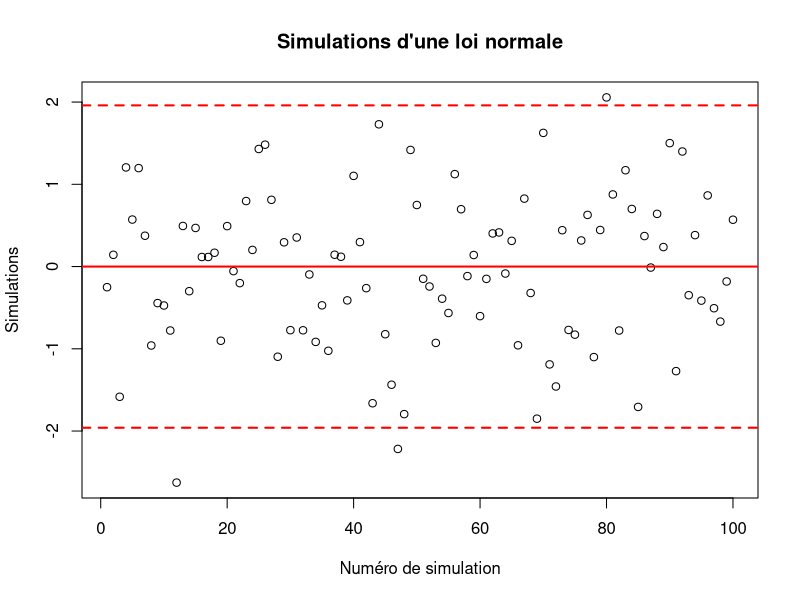
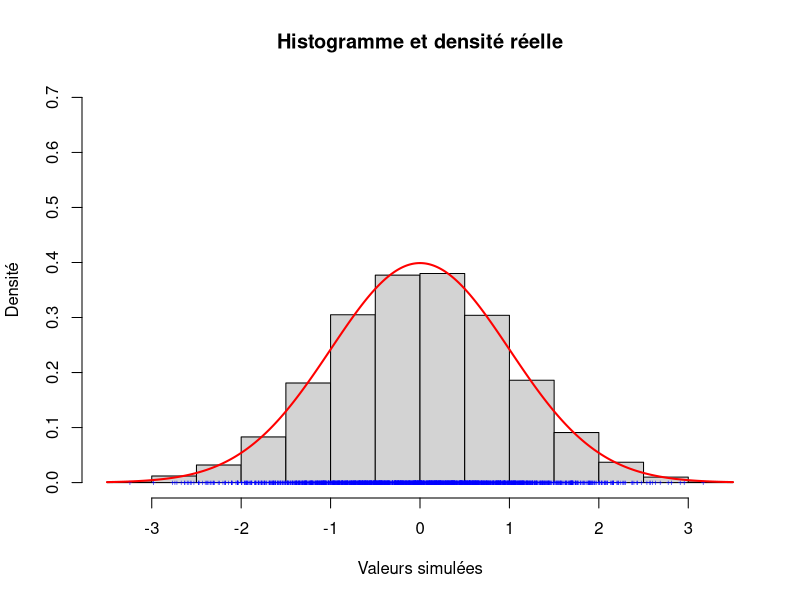
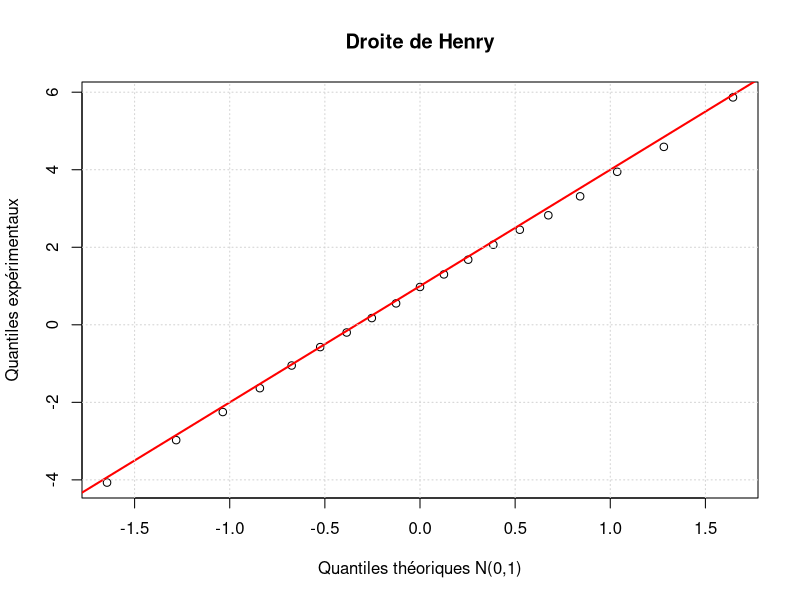
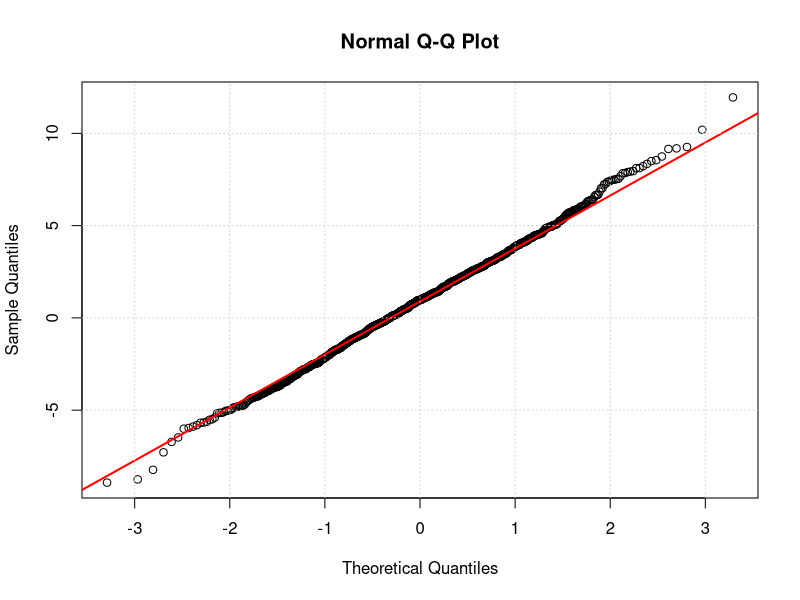
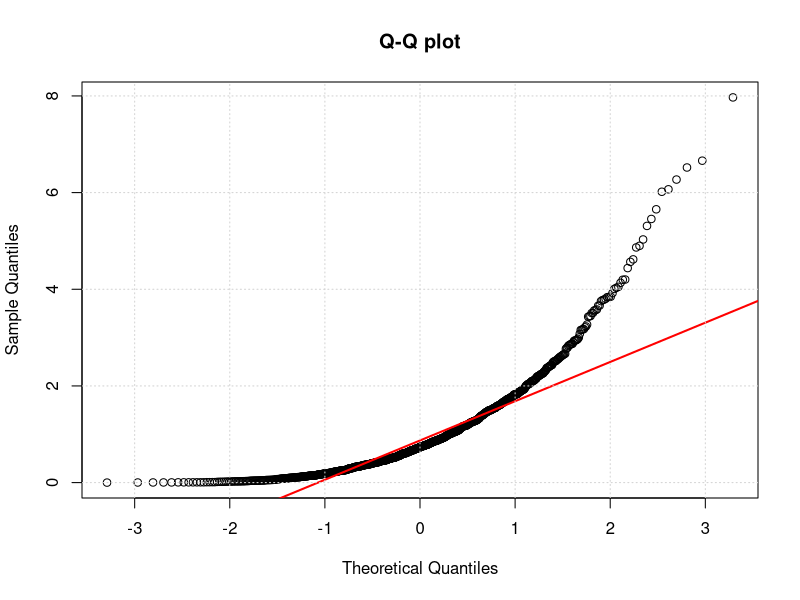
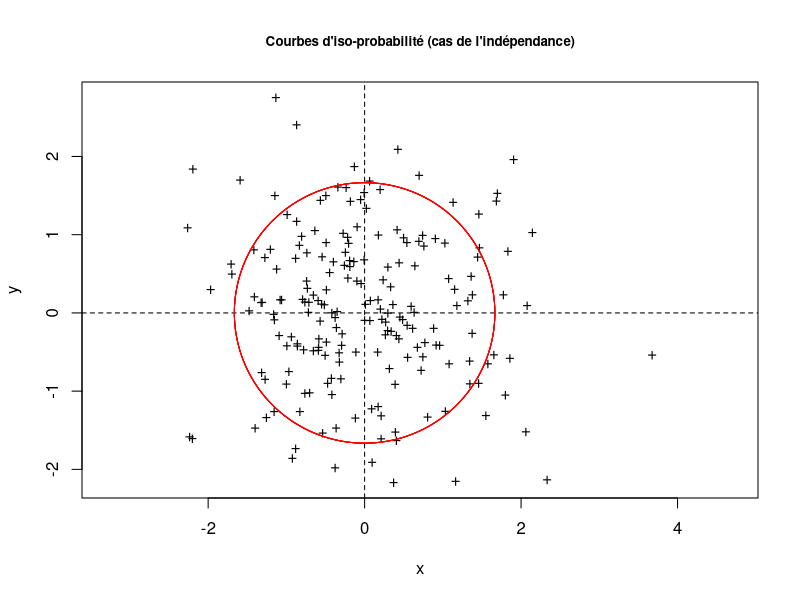
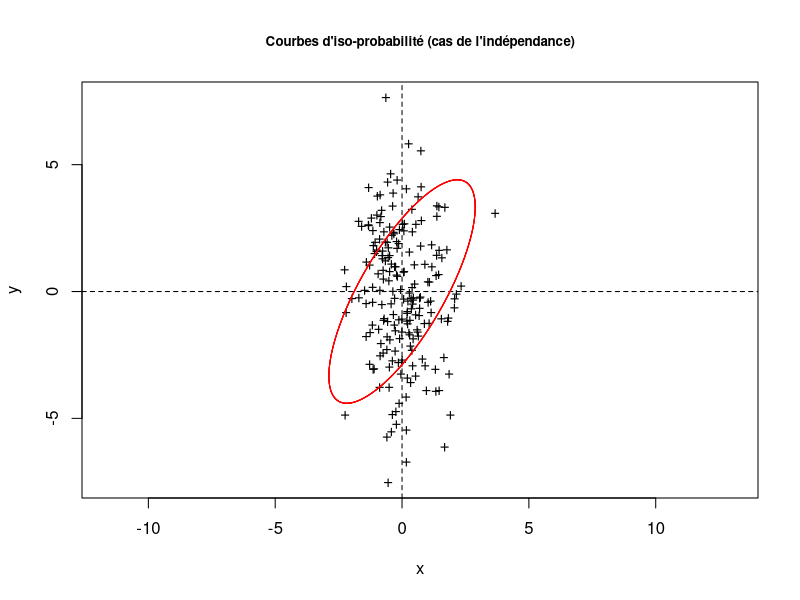

Reproduce these figures in R, in order. (Note: this script raises an error after producing the figures.)
# TP0 - UP1 Probabilités Avancées
# Majeure Science des Données 2020-2021

# Question 1
# Simulation d'une loi normale N(0,1) (loi normale centrée-réduite ou standard)

mu <- 0     # moyenne
sigma <- 1  # écart-type = racine carrée de la variance
nb.tirages <- 100  # nombre de tirages aléatoires = taille échantillon simulé

# Utilisation du générateur de nombre normal rnorm : "r = random" et "norm = normal"

x.simu <- rnorm(n=nb.tirages, mean=mu, sd=sigma)

# Visualisation des données simulées

plot(1:nb.tirages, x.simu, xlab="Numéro de simulation", ylab="Simulations",
     main="Simulations d'une loi normale")
abline(h=mu, lty=1, col="red", lwd=2)   # lty = line type (1 par défaut)
abline(h=1.96, lty=2, col="red", lwd=2) # lwd = line width (1 par défaut)
abline(h=-1.96, lty=2, col="red", lwd=2)

# Question 2
# Histogramme : on utilise breaks pour jouer sur le nombre de classes et l'option
# freq = FALSE pour le normaliser (densité de probabilité)

nb.tirages <- 2000
x.simu <- rnorm(n=nb.tirages, mean=mu, sd=sigma)
hist(x.simu, breaks=20, freq=FALSE, xlab="Valeurs simulées", ylab="Densité",
     main="",ylim=c(0,0.7))
points(x.simu, rep(0,nb.tirages), pch='+', cex=0.5, col="blue") # cex = coeff. expansion
maxx = mu + 3.5*sigma
minx = mu - 3.5*sigma
x.grid <- seq(minx, maxx, 0.01)
fd <- dnorm(x.grid, mean=mu, sd=sigma) # dnorm pour densité normale : "d = density"
lines(x.grid, fd, col="red", lwd=2)
title("Histogramme et densité réelle")

# 绘制出n个点的rnorm分布（类似正太，n越大越是正态）
# 绘制n个正太分布的点在x轴上投影分布的情况
# 绘制正太分布密度函数的直线（这是理想情况）
# rnorm（需要点的个数n）生成正态分布点的坐标 dnorm(需要点的坐标）生成理想的正太密度分布

# Question 3
# Quantiles théoriques d'une loi normale N(0, 1)

probas <- c(0.025, 0.25, 0.5, 0.75, 0.975)
q <- qnorm(probas, mean=0, sd=1) # quantiles théoriques : "q = quantile"
print(round(q,2))#取两位小数
#求出c（）中的概率所对应的x坐标 ----求出q

# Vérification à l'aide de la fonction de répartition F définie par:
# q -> p = P(X <= q) (cumulative distribution function ou cdf)

probas.q  <- pnorm(q, mean=0, sd=1) # cdf : "p = probability"
print(probas.q)
#根据求出的坐标再求出概率（probas.q）


# Question 4
# Simulation d'un échantillon d'une loi normale quelconque N(mu, var)

mu <- 1
sigma <- 3
nb.tirages <- 100
x.simu <- rnorm(n=nb.tirages, mean=mu, sd=sigma) # simulation

# Quartiles empiriques/expérimentaux calculés sur l'échantillon simulé
# et quantiles théoriques

q4.hat <- quantile(x.simu, probas=c(0.25,0.5,0.75))
#求出x.simu中的（0.25.0.5.0.75）百分比的位置
print(round(q4.hat,2))

q4.theo <- qnorm(probas, mean=mu, sd=sigma)
q4.theo <- mu + sigma*qnorm(probas, mean=0, sd=1) # variante
print(round(q4.theo,2))
#通过qnorm函数找出对应的（0.25.0.5.0.75）概率的位置
  

# Question 5
# Quantiles expérimentaux contre quantiles théoriques de la loi normale N(0, 1) :
# quantiles-quantiles plot ou q-q plot
# L'un des graphiques les plus utilisés en Statistique!

mu <- 1

sigma <- 3
nb.tirages <- 1000
x.simu <- rnorm(n=nb.tirages, mean=mu, sd=sigma) # simulation

probas <- seq(from=0.05, to=0.95, by=0.05)
q.theo <- qnorm(probas, mean=0, sd=1)
print(q.theo)
#求出理想正太分布的对应概率的x坐标 A
q.hat <- quantile(x.simu, probas)
print(q.hat)
#求出生成假设正太分布的对应概率的x坐标 B  rnorm是生成n个正态分布的点，但是我们验证是否是正态分布

plot(q.theo, q.hat, xlab="Quantiles théoriques N(0,1)", ylab="Quantiles expérimentaux")
abline(a=mu, b=sigma, col="red", lwd=2)
grid()
title("Droite de Henry")
#以A,B作为x y轴如果斜率为1 说明这个生成的分布就是正太分布
# Les fonctions R qui permettent de réaliser ce graphique, voir l'aide

qqnorm(x.simu); qqline(x.simu, col="red", lwd=2); grid()

# Question 6 : cas d'un échantillon simulé selon une loi exponentielle

t.simu <- rexp(n=nb.tirages, rate=1) # rate = paramètre lambda de la loi exponentielle
qqnorm(t.simu, main="Q-Q plot"); qqline(t.simu, col="red", lwd=2); grid()

# Etude de la loi normale bidimensionnelle associée au couple (X,Y)

# Question 7
# Cas X et Y indépendantes N(0,1) ou loi normale bidimensionnelle standard

nb.tirages <- 200
x.simu <- rnorm(n=nb.tirages, mean=0, sd=1)
y.simu <- rnorm(n=nb.tirages, mean=0, sd=1)

plot(x.simu, y.simu, type='p', pch='+', asp=1, xlab="x", ylab="y")
abline(h=0,lty=2)
abline(v=0,lty=2)

library(mixtools)  # pour la fonction ellipse()
#加载这个包
mu <- c(0,0) # Moyenne du vecteur aléatoire (X,Y)
#相当于中心点
sigma <- matrix(c(1, 0, 0, 1),nrow = 2) # Matrice de covariance du vecteur (X,Y)
#协方差矩阵
#协方差矩阵的对角线元素为X1与X2轴的方差 反对角线就是两个分布协方差
#[cov(x,x),cov(x,y)]其中cov(x,x)和cov(y,y)是x和y的方差
#[cov(y,x),cov(y,y)]

#X=au+bv     协方差矩阵为[a^2+b^2,ac+bd]
#Y=cu+dv                 [ac+bd,b^2+d^2]

# https://blog.csdn.net/weixin_37895339/article/details/80351541

# courbes d'iso-probabilité du vecteur (X,Y)
for (niv in 1:5){
  ellipse(mu, sigma, alpha=.5/2, col='red')
  #绘制一个椭圆  alpha相当于概率的圈，第一个园只有百分之多少的点在其中（相当于多少的一个执行区间）
  #园增加半径添加的点就会增加
}

title("Courbes d'iso-probabilité (cas de l'indépendance)", cex.main=0.8)

# Questions 8 à 10 : à vous de jouer en complétant ce script...

#question 9
nb.tirages <- 200
u.simu <- rnorm(n=nb.tirages, mean=0, sd=1)
v.simu <- rnorm(n=nb.tirages, mean=0, sd=1)

sX <- 3 
sY <- 1
theta <- pi/3
y.simu <- -sX*cos(theta)*u.simu - sY*sin(theta)*v.simu
y.simu <- -sX*sin(theta)*u.simu + sY*cos(theta)*v.simu

plot(x.simu,y.simu,type='p',pch='+',asp=1,xlab = "x",ylab = "y")
abline(h=0,lty=2)
abline(v=0,lty=2)

mu <- c(0.0)
sigma <- matrix(0,nrow = 2,ncol = 2)#协方差矩阵
sigma[1,1] <- sX^2*cos(theta)^2+ sY^2*sin(theta)^2
sigma[2,2] <- sX^2*sin(theta)^2+ sY^2*cos(theta)^2
sigma[1,2] <- (sX^2-sY^2)*cos(theta)*sin(theta)
sigma[2,1] <- sigma[1,2]

for (niv in 1:5){
  ellipse(mu, sigma, alpha=.5/2, col='red')
  #绘制一个椭圆  alpha相当于概率的圈，第一个园只有百分之多少的点在其中（相当于多少的一个执行区间）
  #园增加半径添加的点就会增加
}
title("Courbes d'iso-probabilité (cas de l'indépendance)", cex.main=0.8)

theta <- seq(0,pi/2,0.01)
varX <- sX^2*cos(theta)^2+ sY^2*sin(theta)^2
varY <- sX^2*sin(theta)^2+ sY^2*cos(theta)^2
covXY <- (sX^2-sY^2)*cos(theta)*sin(theta)
rho <- covXY/sqrt(varX,varY)
plot(theta,rho,'1',main = "correlation")
